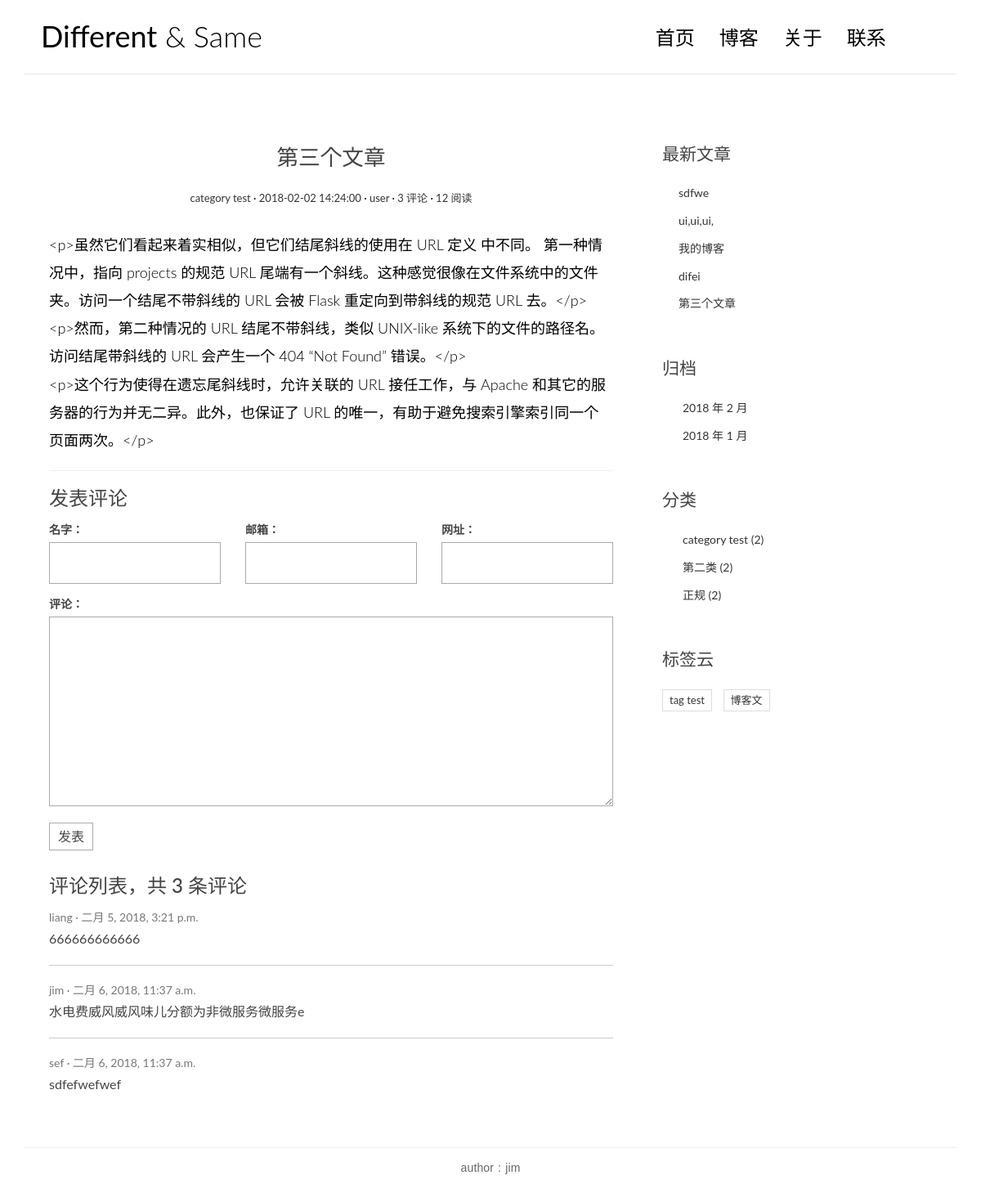
Screenshot of /post/3/ with the database file from the repository.
### blog/models.py (models this page shows, shortened)
@python_2_unicode_compatible
class Post(models.Model):
    title =  models.CharField(max_length=70)
    body = models.TextField()
    created_time = models.DateTimeField()
    modified_time = models.DateTimeField()
    excerpt = models.CharField(max_length=200, blank=True)
    category = models.ForeignKey(Category)
    tags = models.ManyToManyField(Tag, blank=True)
    author = models.ForeignKey(User)
    views = models.PositiveIntegerField(default=0)
    def get_absolute_url(self):
        return reverse('blog:detail', kwargs={'pk':self.pk})
    def increase_views(self):#被访问次数的自增
        self.views += 1
        self.save(update_fields=['views'])
    def save(self, *args, **kwargs):
        if not self.excerpt:
            md = markdown.Markdown(extensions=[
                'markdown.extensions.extra',
                'markdown.extensions.codehilite',
            ])
            self.excerpt = strip_tags(md.convert(self.body))[:54]
        super(Post, self).save(*args, **kwargs)
    class Meta:
        ordering = ['-created_time']#在模型指定默认排序，

class Category(models.Model):
    name = models.CharField(max_length=100)

class Tag(models.Model):
    name =  models.CharField(max_length=100)

### comments/models.py (models this page shows, shortened)
@python_2_unicode_compatible
class Comment(models.Model):
    name = models.CharField(max_length=100)
    email = models.EmailField(max_length=255)
    url = models.URLField(blank=True)
    text = models.TextField()
    created_time = models.DateTimeField(auto_now_add=True)
    post = models.ForeignKey('blog.Post')

### blog/views.py (the view)
# urls.py: url(r'^post/(?P<pk>[0-9]+)/$', views.PostDetailView.as_view(), name='detail'),
class PostDetailView(DetailView):
    model = Post
    template_name = 'blog/detail.html'
    context_object_name = 'post'
    def get(self, request, *args, **kwargs):
        response = super(PostDetailView, self).get(request, *args, **kwargs)
        self.object.increase_views()
        return response
    def get_object(self, queryset=None):
        post = super(PostDetailView, self).get_object(queryset=None)
        post.body = markdown.markdown(
                                post.body,
                                extensions=[
                                    'markdown.extensions.extra',
                                    'markdown.extensions.codehilite',
                                    'markdown.extensions.toc',
                                ])
        return post
    def get_context_data(self, **kwargs):
        context = super(PostDetailView, self).get_context_data( **kwargs)
        form = CommentForm()
        comment_list = self.object.comment_set.all()
        context.update({
            'form':form,
            'comment_list':comment_list
        })
        return context

### comments/forms.py
class CommentForm(forms.ModelForm):
    class Meta:
        model = Comment
        fields = ['name', 'email', 'url', 'text']

### blog/templatetags/blog_tags.py (called while the page is built)
@register.simple_tag
def get_recent_posts(num=5):
    return Post.objects.all().order_by('-created_time')[:num]

@register.simple_tag
def archives():
    return Post.objects.dates('created_time','month',order='DESC')

@register.simple_tag
def get_categories():
    return Category.objects.annotate(num_posts=Count('post')).filter(num_posts__gt=0)

@register.simple_tag
def get_tags():
    return Tag.objects.annotate(num_posts=Count('post')).filter(num_posts__gt=0)

### templates/blog/detail.html (shortened to what this page needs)
{% extends 'base.html' %}
            {% block main %}
                <article class="post post-{{ post.pk }}">
                    <header class="entry-header">
                        <h1 class="entry-title">{{ post.title }}</h1>
                        <div class="entry-meta">
                            <span class="post-category"><a href="{% url 'blog:category' post.category.pk %}">{{ post.category.name }}</a></span>
                            <span class="post-date"><a href="{% url 'blog:archives' post.created_time.year post.created_time.month %}">{{ post.created_time|date:"Y-m-d H:i:s" }}</a></span>
                            <span class="post-author"><a>{{ post.author }}</a></span>
                            <span class="comments-link"><a>{{ post.comment_set.count }} 评论</a></span>
                            <span class="views-count"><a>{{ post.views }} 阅读</a></span>
                        </div>
                    </header>
                    <div class="entry-content clearfix">
                      {{ post.body|linebreaksbr }}
                    </div>
                </article>
                <section class="comment-area" id="comment-area">
                    <hr>
                    <h3>发表评论</h3>
                    <form action="{% url 'comments:post_comment' post.pk %}" method="post" class="comment-form">
                        <div class="row">
                            <div class="col-md-4">
                                <label for="{{ form.name.id_for_label }}">名字：</label>
                                {{ form.name }}
                            </div>
                            <div class="col-md-4">
                                <label for="form.email.id_for_label">邮箱：</label>
                                {{ form.email }}
                            </div>
                            <div class="col-md-4">
                                <label for="form.url.id_for_label">网址：</label>
                                {{ form.url }}
                            </div>
                            <div class="col-md-12">
                                <label for="form.text.id_for_label">评论：</label>
                                {{ form.text }}
                                <button type="submit" class="comment-btn">发表</button>
                            </div>
                        </div>
                    </form>
                    <div class="comment-list-panel">
                        <h3>评论列表，共 <span>{{ post.comment_set.count }}</span> 条评论</h3>
                        <ul class="comment-list list-unstyled">
                            {% for comment in comment_list %}
                            <li class="comment-item">
                                <span class="nickname">{{ comment.name }}</span>
                                <time class="submit-date">{{ comment.created_time }}</time>
                                <div class="text">
                                    {{ comment.text }}
                                </div>
                            </li>
                            {% empty %}
                            暂无评论
                            {% endfor %}
                        </ul>
                    </div>
                </section>
            {% endblock main %}

### templates/base.html (shortened to what this page needs)
{% load staticfiles %}
{% load blog_tags %}
<!DOCTYPE html>
<html>
<head>
    <link rel="stylesheet" href="http://code.ionicframework.com/ionicons/2.0.1/css/ionicons.min.css">
     <link rel="stylesheet" href="{% static 'css/bootstrap.min.css' %}">
     <link rel="stylesheet" href="{% static 'css/pace.css' %}">
     <link rel="stylesheet" href="{% static 'css/custom.css' %}">
     <link rel="stylesheet" href="{% static 'blog/css/highlights/github.css' %}">
</head>
<body>
<div class="container">
    <header id="site-header">
        <div class="row">
            <div class="col-md-4 col-sm-5 col-xs-8">
                <div class="logo">
                    <h1><a href="{% url 'blog:index' %}"><b>Different</b> &amp; Same</a></h1>
                </div>
            </div>
            <div class="col-md-8 col-sm-7 col-xs-4">
                <nav class="main-nav" role="navigation">
                    <div class="collapse navbar-collapse" id="bs-example-navbar-collapse-1">
                        <ul class="nav navbar-nav navbar-right">
                            <li class="cl-effect-11"><a href="{% url 'blog:index' %}" data-hover="首页">首页</a></li>
                            <li class="cl-effect-11"><a href="" data-hover="博客">博客</a></li>
                            <li class="cl-effect-11"><a href="" data-hover="关于">关于</a></li>
                            <li class="cl-effect-11"><a href="" data-hover="联系">联系</a></li>
                        </ul>
                    </div>
                </nav>
            </div>
        </div>
    </header>
</div>
<div class="content-body">
    <div class="container">
        <div class="row">
            <main class="col-md-8">
                {% block main %}
                {% endblock main %}
            </main>
            <aside class="col-md-4">
                {% block toc %}
                <div class="widget widget-recent-posts">
                    <h3 class="widget-title">最新文章</h3>
                    {% get_recent_posts as recent_post_list %}
                    <ul>
                        {% for post in recent_post_list %}
                        <li>
                            <a href="{{ post.get_absolute_url }}">{{ post.title }}</a>
                        </li>
                        {% empty %}
                        暂无文章！
                        {% endfor %}
                    </ul>
                </div>
                <div class="widget widget-archives">
                    <h3 class="widget-title">归档</h3>
                    {% archives as date_list %}
                    <ul>
                        {% for date in date_list %}
                        <li>
                            <a href="{% url 'blog:archives' date.year date.month %}">
                                {{ date.year }} 年 {{ date.month }} 月
                            </a>
                        </li>
                        {% empty %}
                        暂无归档！
                        {% endfor %}
                    </ul>
                </div>
                <div class="widget widget-category">
                    <h3 class="widget-title">分类</h3>
                    {% get_categories as category_list %}
                    <ul>
                        {% for category in category_list %}
                        <li>
                            <a href="{% url 'blog:category' category.pk %}">{{ category.name }}
                                <span class="post-count">({{ category.num_posts }})</span>
                             </a>
                        </li>
                        {% empty %}
                        暂无分类！
                        {% endfor %}
                    </ul>
                </div>
                <div class="widget widget-tag-cloud">
                    <h3 class="widget-title">标签云</h3>
                    {% get_tags as tag_list %}
                    <ul>
                        {% for tag in tag_list %}
                        <li>
                            <a href="#">{{ tag.name }}</a>
                        </li>
                        {% empty %}
                        暂无标签！
                        {% endfor %}
                    </ul>
                </div>
                {% endblock toc %}
            </aside>
        </div>
    </div>
</div>
<footer id="site-footer">
    <div class="container">
        <div class="row">
            <div class="col-md-12">
                <p class="copyright">author :  jim</p>
            </div>
        </div>
    </div>
</footer>
</body>
</html>

### blog/static/css/custom.css (style rules this page uses)
* { outline: none; }
h1, h2, h3, h4, h5, h6 { margin-top: 0; }
b { font-weight: 400; }
a { color: #333; }
body { color: #444; font-family: 'Lato', sans-serif; }
p { font-family: 'Ubuntu', sans-serif; font-weight: 400; word-spacing: 1px; letter-spacing: 0.01em; }
#site-header { background-color: #FFF; padding: 25px 20px; margin-bottom: 40px; border-bottom: 1px solid #e7e7e7; }
.logo h1 a { color: #000; }
.logo h1 { margin: 0; font-family: 'Lato', sans-serif; font-weight: 300; }
.main-nav { margin-top: 11px; max-width: 95%; }
.main-nav a { color: #000000 !important; padding: 0 0 5px 0 !important; margin-right: 30px; font-family: 'Lato', sans-serif; font-weight: 300; font-size: 24px; }
.cl-effect-11 a { padding: 10px 0; color: #0972b4; text-shadow: none; }
.cl-effect-11 a::before { position: absolute; top: 0; left: 0; overflow: hidden; padding: 0 0 5px 0 !important; max-width: 0; border-bottom: 1px solid #000; color: #000; content: attr(data-hover); white-space: nowrap; -webkit-transition: max-width 0.5s; -moz-transition: max-width 0.5s; transition: max-width 0.5s; }
.content-body { padding-bottom: 4em; }
.post { background: #fff; padding: 30px 30px 0; }
.entry-title { text-align: center; font-size: 1.9em; margin-bottom: 20px; line-height: 1.6; padding: 10px 20px 0; }
.entry-meta { text-align: center; color: #DDDDDD; font-size: 13px; margin-bottom: 30px; }
.entry-content { font-size: 18px; line-height: 1.9; font-weight: 300; color: #000; }
.post-category::after, .post-date::after, .post-author::after, .comments-link::after { content: ' ·'; color: #000; }
.widget { background: #fff; padding: 30px 0 0; }
.widget-title { font-size: 1.5em; margin-bottom: 20px; line-height: 1.6; padding: 10px 0 0; font-weight: 400; }
.widget-recent-posts ul { padding: 0; margin: 0; padding-left: 20px; }
.widget-recent-posts ul li { list-style-type: none; position: relative; line-height: 170%; margin-bottom: 10px; }
.widget-recent-posts ul li::before { content: '\f3d3'; font-family: "Ionicons"; position: absolute; left: -17px; top: 3px; font-size: 16px; color: #000; }
.widget-archives ul { padding: 0; margin: 0; padding-left: 25px; }
.widget-archives ul li { list-style-type: none; position: relative; line-height: 170%; margin-bottom: 10px; }
.widget-archives ul li::before { content: '\f3f3'; font-family: "Ionicons"; position: absolute; left: -25px; top: 1px; font-size: 16px; color: #000; }
.widget-category ul { padding: 0; margin: 0; padding-left: 25px; }
.widget-category ul li { list-style-type: none; position: relative; line-height: 170%; margin-bottom: 10px; }
.widget-category ul li::before { content: '\f3fe'; font-family: "Ionicons"; position: absolute; left: -25px; top: 1px; font-size: 18px; color: #000; }
.widget-tag-cloud ul { padding: 0; margin: 0; margin-right: -10px; }
.widget-tag-cloud ul li { list-style-type: none; font-size: 13px; display: inline-block; margin-right: 10px; margin-bottom: 10px; padding: 3px 8px; border: 1px solid #ddd; }
#site-footer { padding-top: 10px; padding: 0 0 1.5em 0; }
.copyright { text-align: center; padding-top: 1em; margin: 0; border-top: 1px solid #eee; color: #666; }
.contact-form input, .comment-form input { border: 1px solid #aaa; margin-bottom: 15px; width: 100%; padding: 15px 15px; font-size: 16px; line-height: 100%; transition: 0.4s border-color linear; }
.contact-form textarea, .comment-form textarea { border: 1px solid #aaa; margin-bottom: 15px; width: 100%; padding: 15px 15px; font-size: 16px; line-height: 20px !important; min-height: 183px; transition: 0.4s border-color linear; }
.comment-area { padding: 0 30px 0; }
.comment-form { margin-top: 15px; }
.comment-form .comment-btn { background-color: #fff; border: 1px solid #aaa; font-size: 16px; padding: 5px 10px; }
.comment-list-panel { margin-top: 30px; }
.comment-list { margin-top: 15px; }
.comment-item:not(:last-child) { border-bottom: 1px #ccc solid; margin-bottom: 20px; padding-bottom: 20px; }
.comment-item .nickname, .comment-item .submit-date { color: #777; font-size: 14px; }
.comment-item .nickname:after { content: ' ·'; }
.comment-item .text { padding-top: 5px; font-size: 16px; }

### rows the page displays
Post: title "第三个文章", category.name "category test", created_time "2018-02-02 14:24:00", author "user", comment_set.count "3", views "12", body "<p>虽然它们看起来着实相似，但它们结尾斜线的使用在 URL 定义 中不同。 第一种情况中，指向 projects 的规范 URL 尾端有一个斜线。这种感觉很像在文件系统中的文件夹。访问一个结尾不带斜线的 URL 会被 Flask 重定向到带斜线的规范 URL 去。</p> <p>然而，第二种情况的 URL 结尾不带斜线，类似 UNIX-like 系统下的文件的路径名。访问结尾带斜线的 URL 会产生一个 404 “Not Found” 错误。</p> <p>这个行为使得在遗忘尾斜线时，允许关联的 URL 接任工作，与 Apache 和其它的服务器的行为并无二异。此外，也保证了 URL 的唯一，有助于避免搜索引擎索引同一个页面两次。</p>"
Comment: name "liang", created_time "二月 5, 2018, 3:21 p.m.", text "666666666666"
Comment: name "jim", created_time "二月 6, 2018, 11:37 a.m.", text "水电费威风威风味儿分额为非微服务微服务e"
Comment: name "sef", created_time "二月 6, 2018, 11:37 a.m.", text "sdfefwefwef"
Post: title "sdfwe"
Post: title "ui,ui,ui,"
Post: title "我的博客"
Post: title "difei"
Category: name "category test", num_posts "2"
Category: name "第二类", num_posts "2"
Category: name "正规", num_posts "2"
Tag: name "tag test"
Tag: name "博客文"

### other values shown
{{ date.year }} "2018" "2018"
{{ date.month }} "2" "1"
